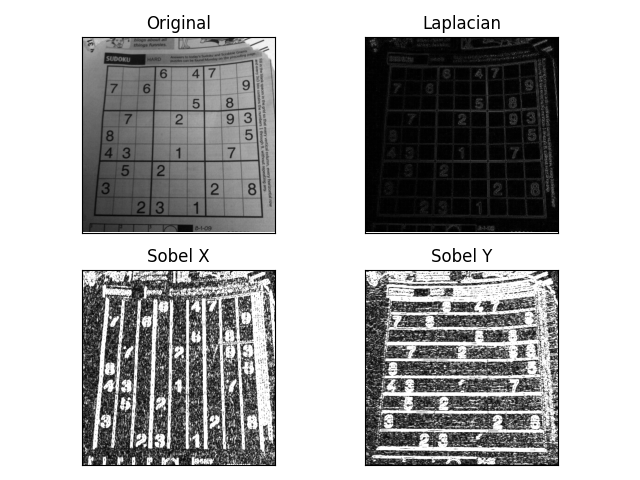

Write Python code to recreate this figure.
import cv2
import numpy as np
from matplotlib import pyplot as plt

img = cv2.imread('dave.jpg', 0)
if img is None:
    raise ValueError("Image not found. Check the path.")

# Apply edge detection
laplacian = cv2.Laplacian(img, cv2.CV_64F)
sobelx = cv2.Sobel(img, cv2.CV_64F, 1, 0, ksize=5)
sobely = cv2.Sobel(img, cv2.CV_64F, 0, 1, ksize=5)

# Convert to 8-bit for visualization
laplacian = cv2.convertScaleAbs(laplacian)
sobelx = cv2.convertScaleAbs(sobelx)
sobely = cv2.convertScaleAbs(sobely)

# Display results
plt.subplot(2,2,1), plt.imshow(img, cmap='gray')
plt.title('Original'), plt.xticks([]), plt.yticks([])
plt.subplot(2,2,2), plt.imshow(laplacian, cmap='gray')
plt.title('Laplacian'), plt.xticks([]), plt.yticks([])
plt.subplot(2,2,3), plt.imshow(sobelx, cmap='gray')
plt.title('Sobel X'), plt.xticks([]), plt.yticks([])
plt.subplot(2,2,4), plt.imshow(sobely, cmap='gray')
plt.title('Sobel Y'), plt.xticks([]), plt.yticks([])
plt.tight_layout()
plt.show()
